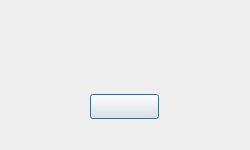
<?xml version="1.0" encoding="UTF-8"?>
<ui version="4.0">
 <class>Error</class>
 <widget class="QDialog" name="Error">
  <property name="geometry">
   <rect>
    <x>0</x>
    <y>0</y>
    <width>250</width>
    <height>150</height>
   </rect>
  </property>
  <property name="minimumSize">
   <size>
    <width>250</width>
    <height>150</height>
   </size>
  </property>
  <property name="maximumSize">
   <size>
    <width>250</width>
    <height>150</height>
   </size>
  </property>
  <property name="windowTitle">
   <string>Dialog</string>
  </property>
  <layout class="QHBoxLayout" name="horizontalLayout">
   <property name="spacing">
    <number>0</number>
   </property>
   <property name="leftMargin">
    <number>0</number>
   </property>
   <property name="topMargin">
    <number>0</number>
   </property>
   <property name="rightMargin">
    <number>0</number>
   </property>
   <property name="bottomMargin">
    <number>0</number>
   </property>
   <item>
    <widget class="QFrame" name="frame">
     <property name="frameShape">
      <enum>QFrame::NoFrame</enum>
     </property>
     <property name="frameShadow">
      <enum>QFrame::Plain</enum>
     </property>
     <layout class="QVBoxLayout" name="verticalLayout">
      <property name="spacing">
       <number>0</number>
      </property>
      <property name="leftMargin">
       <number>2</number>
      </property>
      <property name="topMargin">
       <number>2</number>
      </property>
      <property name="rightMargin">
       <number>2</number>
      </property>
      <property name="bottomMargin">
       <number>2</number>
      </property>
      <item>
       <widget class="QFrame" name="frame_top">
        <property name="minimumSize">
         <size>
          <width>0</width>
          <height>55</height>
         </size>
        </property>
        <property name="maximumSize">
         <size>
          <width>16777215</width>
          <height>55</height>
         </size>
        </property>
        <property name="frameShape">
         <enum>QFrame::NoFrame</enum>
        </property>
        <property name="frameShadow">
         <enum>QFrame::Plain</enum>
        </property>
        <layout class="QHBoxLayout" name="horizontalLayout_2">
         <property name="spacing">
          <number>5</number>
         </property>
         <property name="leftMargin">
          <number>15</number>
         </property>
         <property name="topMargin">
          <number>5</number>
         </property>
         <property name="rightMargin">
          <number>0</number>
         </property>
         <property name="bottomMargin">
          <number>0</number>
         </property>
         <item>
          <widget class="QLabel" name="lab_icon">
           <property name="minimumSize">
            <size>
             <width>35</width>
             <height>35</height>
            </size>
           </property>
           <property name="maximumSize">
            <size>
             <width>35</width>
             <height>35</height>
            </size>
           </property>
           <property name="text">
            <string/>
           </property>
          </widget>
         </item>
         <item>
          <widget class="QLabel" name="lab_heading">
           <property name="font">
            <font>
             <family>Segoe UI</family>
             <pointsize>12</pointsize>
            </font>
           </property>
           <property name="text">
            <string/>
           </property>
           <property name="wordWrap">
            <bool>true</bool>
           </property>
          </widget>
         </item>
        </layout>
       </widget>
      </item>
      <item>
       <widget class="QFrame" name="frame_bottom">
        <property name="frameShape">
         <enum>QFrame::NoFrame</enum>
        </property>
        <property name="frameShadow">
         <enum>QFrame::Plain</enum>
        </property>
        <layout class="QGridLayout" name="gridLayout">
         <property name="bottomMargin">
          <number>0</number>
         </property>
         <item row="0" column="0">
          <widget class="QPushButton" name="bn_ok">
           <property name="minimumSize">
            <size>
             <width>69</width>
             <height>25</height>
            </size>
           </property>
           <property name="maximumSize">
            <size>
             <width>69</width>
             <height>25</height>
            </size>
           </property>
           <property name="text">
            <string/>
           </property>
          </widget>
         </item>
        </layout>
       </widget>
      </item>
     </layout>
    </widget>
   </item>
  </layout>
 </widget>
 <resources/>
 <connections/>
</ui>
